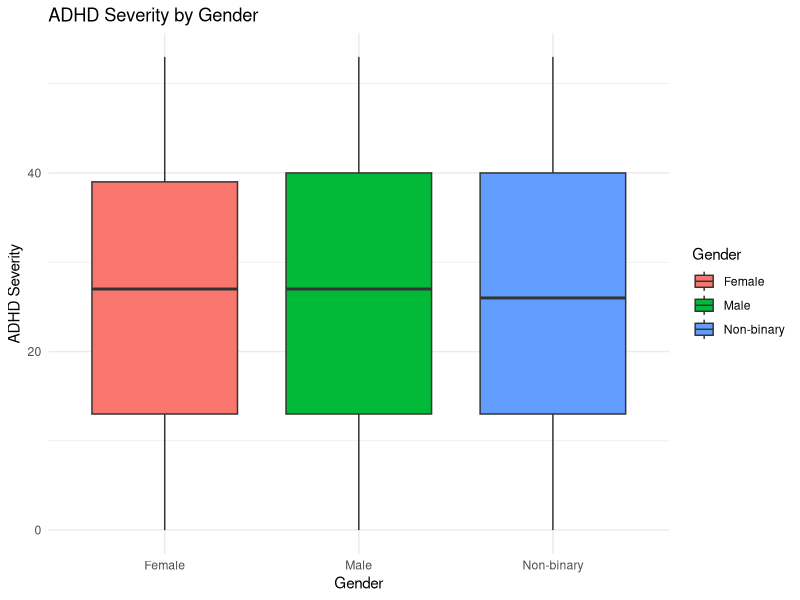
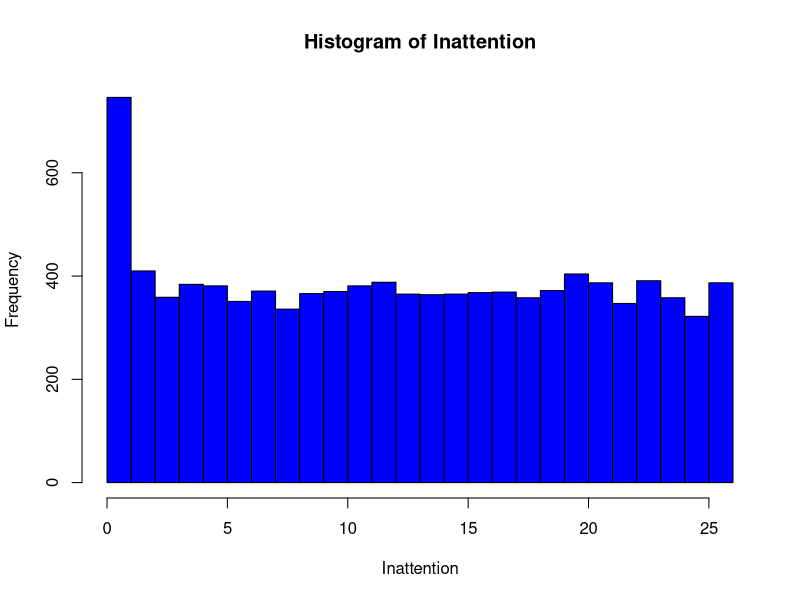
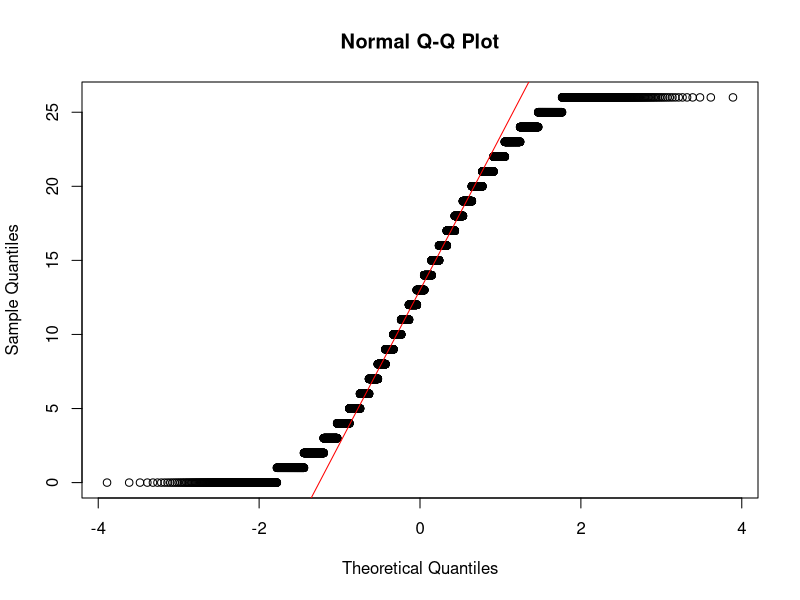
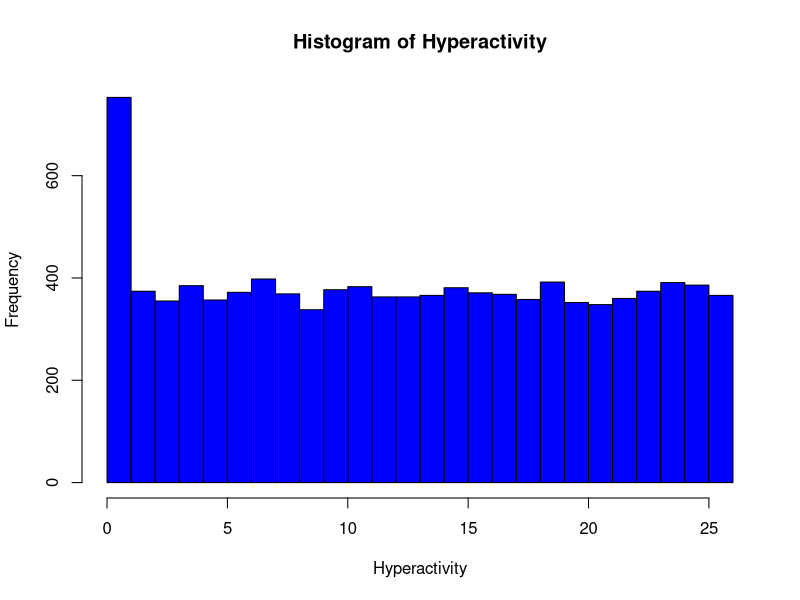
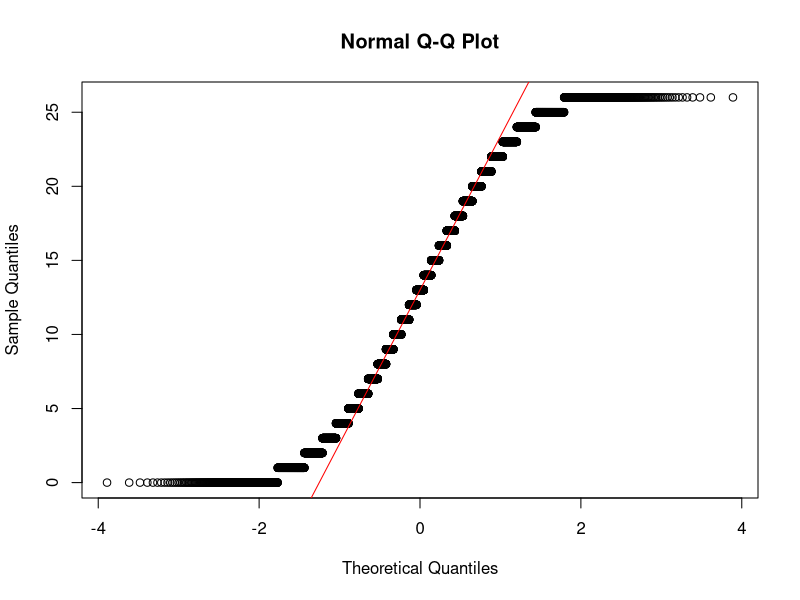
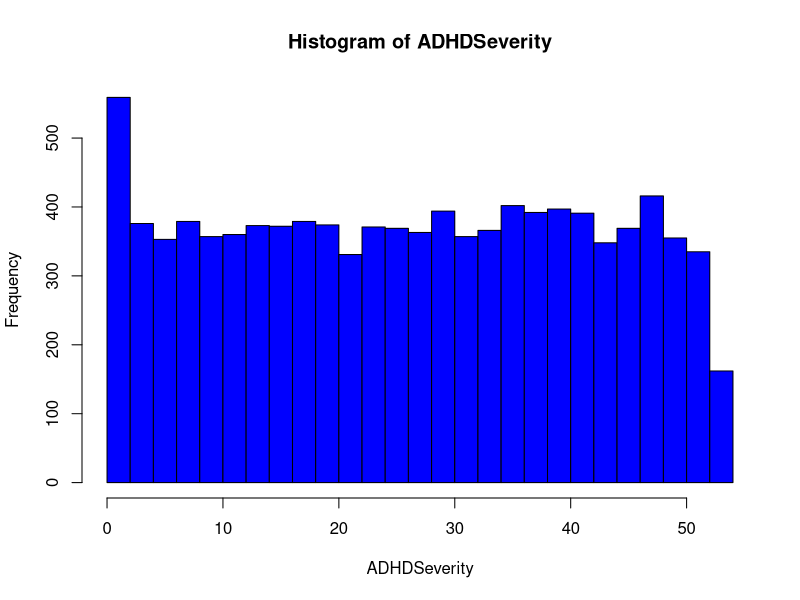
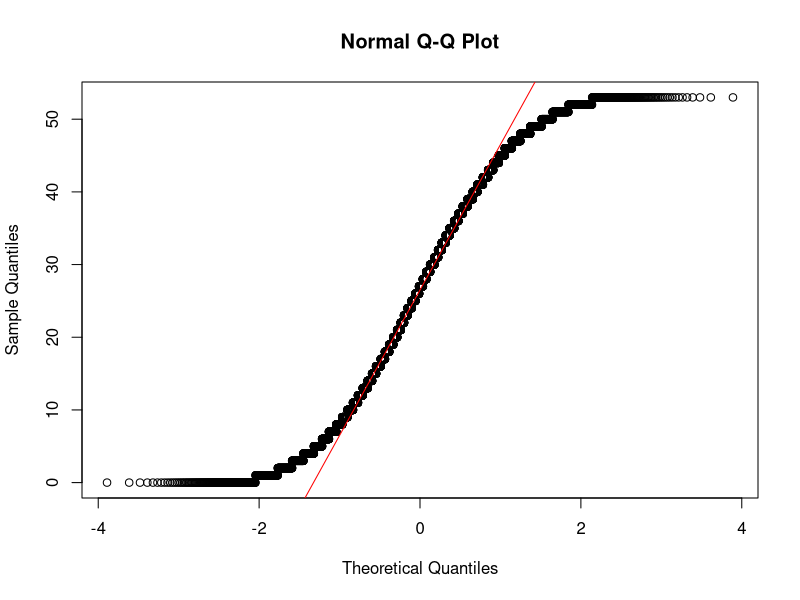
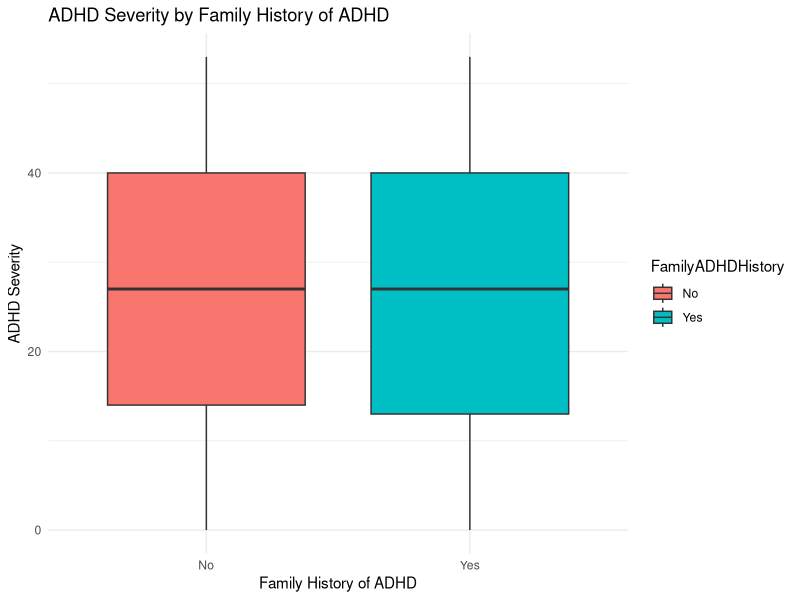

The R source for these figures, in order:
## ---- chunk 1
knitr::opts_chunk$set(cache = TRUE, autodep = TRUE, cache.comments = TRUE)
## ---- chunk 2
library(tidyverse)
library(dplyr)
library(ggplot2)
library(car)
library(stats) 
## ---- chunk 3
getwd()
data = read.csv("data2.csv")
data <- data %>%
  rename(
    ParticipantID = Participant_ID,
    Age = Age,
    Gender = Gender,
    Inattention = Inattention_Score,
    Hyperactivity = Hyperactivity_Score,
    ADHDSeverity = Overall_ADHD_Severity,
    ComorbidConditions = Comorbid_Conditions,
    FamilyADHDHistory = Family_ADHD_History,
    FamilyMembersADHD = Family_Members_with_ADHD,
    IQScore = IQ_Score,
    WorkingMemory = Working_Memory_Score,
    ExecutiveFunctioning = Executive_Functioning_Score,
    MedicationType = Medication_Type,
    MedicationDuration = Medication_Duration_Years,
    TherapyHistory = Behavioral_Therapy_History,
    Ethnicity = Ethnicity,
    EducationLevel = Education_Level,
    Region = Geographic_Region,
    LanguagesAtHome = Languages_Spoken_at_Home,
    MaternalSmoking = Maternal_Smoking_During_Pregnancy,
    AlcoholUse = Alcohol_Use_During_Pregnancy,
    DrugUse = Drug_Use_During_Pregnancy,
    MaternalStress = Maternal_Stress_Levels,
    BirthWeight = Birth_Weight_kg,
    GestationalAge = Gestational_Age_Weeks,
    ChildhoodIllnesses = Early_Childhood_Illnesses,
    FamilyIncome = Family_Income_Level,
    ParentalEducation = Parental_Education_Level,
    ParentalOccupation = Parental_Occupation,
    ParentingStyle = Parenting_Style,
    ParentalInvolvement = Parental_Involvement_in_Education,
    DomesticViolence = Domestic_Violence_History,
    MaritalStatus = Marital_Status_of_Parents,
    NumSiblings = Number_of_Siblings,
    SchoolType = School_Type,
    TeacherRating = Teacher_Rating_of_Behavior,
    SocialSkills = Social_Skills_Assessment
  )

# Verify the new column names
colnames(data)
data
## ---- chunk 4

data$Gender <- as.factor(data$Gender)

data %>%
  group_by(Gender) %>%
  summarise(
    Mean_Inattention = mean(Inattention, na.rm = TRUE),
    Mean_Hyperactivity = mean(Hyperactivity, na.rm = TRUE),
    Mean_ADHDSeverity = mean(ADHDSeverity, na.rm = TRUE)
  )

ggplot(data, aes(x = Gender, y = ADHDSeverity, fill = Gender)) +
  geom_boxplot() +
  labs(title = "ADHD Severity by Gender",
       x = "Gender",
       y = "ADHD Severity") +
  theme_minimal()

# Check assumptions for ANOVA
# 1. Test for normality using Shapiro-Wilk test
ks.test(data$Inattention, "pnorm", mean = mean(data$Inattention, na.rm = TRUE), sd = sd(data$Inattention, na.rm = TRUE))
ks.test(data$Hyperactivity, "pnorm", mean = mean(data$Hyperactivity, na.rm = TRUE), sd = sd(data$Hyperactivity, na.rm = TRUE))
ks.test(data$ADHDSeverity, "pnorm", mean = mean(data$ADHDSeverity, na.rm = TRUE), sd = sd(data$ADHDSeverity, na.rm = TRUE))

# Visualize distributions
hist(data$Inattention, breaks = 30, main = "Histogram of Inattention", xlab = "Inattention", col = "blue")
qqnorm(data$Inattention)
qqline(data$Inattention, col = "red")

hist(data$Hyperactivity, breaks = 30, main = "Histogram of Hyperactivity", xlab = "Hyperactivity", col = "blue")
qqnorm(data$Hyperactivity)
qqline(data$Hyperactivity, col = "red")

hist(data$ADHDSeverity, breaks = 30, main = "Histogram of ADHDSeverity", xlab = "ADHDSeverity", col = "blue")
qqnorm(data$ADHDSeverity)
qqline(data$ADHDSeverity, col = "red")
## ---- chunk 5
# Kruskal-Wallis test for ADHD Severity measures
kruskal_inattention <- kruskal.test(Inattention ~ Gender, data = data)
kruskal_hyperactivity <- kruskal.test(Hyperactivity ~ Gender, data = data)
kruskal_overall <- kruskal.test(ADHDSeverity ~ Gender, data = data)

# Display results
kruskal_inattention
kruskal_hyperactivity
kruskal_overall
## ---- chunk 6
data$FamilyADHDHistory <- as.factor(data$FamilyADHDHistory)
data %>%
  group_by(FamilyADHDHistory) %>%
  summarise(
    Mean_ADHDSeverity = mean(ADHDSeverity, na.rm = TRUE),
    Median_ADHDSeverity = median(ADHDSeverity, na.rm = TRUE),
    Count = n()
  )

ggplot(data, aes(x = FamilyADHDHistory, y = ADHDSeverity, fill = FamilyADHDHistory)) +
  geom_boxplot() +
  labs(
    title = "ADHD Severity by Family History of ADHD",
    x = "Family History of ADHD",
    y = "ADHD Severity"
  ) +
  theme_minimal()

wilcox_test <- wilcox.test(
  ADHDSeverity ~ FamilyADHDHistory,
  data = data,
  exact = FALSE # Use exact=FALSE for large datasets
)

wilcox_test
## ---- chunk 7
data$ParentingStyle <- as.factor(data$ParentingStyle)

# Summary statistics by ParentingStyle
data %>%
  group_by(ParentingStyle) %>%
  summarise(
    Mean_ADHDSeverity = mean(ADHDSeverity, na.rm = TRUE),
    Median_ADHDSeverity = median(ADHDSeverity, na.rm = TRUE),
    Count = n()
  )

# Visualize ADHD severity by ParentingStyle
ggplot(data, aes(x = ParentingStyle, y = ADHDSeverity, fill = ParentingStyle)) +
  geom_boxplot() +
  labs(
    title = "ADHD Severity by Parenting Style",
    x = "Parenting Style",
    y = "ADHD Severity"
  ) +
  theme_minimal()

# Kruskal-Wallis test for ADHDSeverity by ParentingStyle
kruskal_test <- kruskal.test(ADHDSeverity ~ ParentingStyle, data = data)

# Display Kruskal-Wallis test results
kruskal_test

if (kruskal_test$p.value < 0.05) {
  dunn_test <- dunnTest(ADHDSeverity ~ ParentingStyle, data = data, method = "bonferroni")
  dunn_test
}
## ---- chunk 8
data$ParentalInvolvement <- factor(data$ParentalInvolvement, levels = c("Low", "Moderate", "High"))

# Summary statistics for ADHD severity by parental involvement
data %>%
  group_by(ParentalInvolvement) %>%
  summarise(
    Mean_ADHDSeverity = mean(ADHDSeverity, na.rm = TRUE),
    Median_ADHDSeverity = median(ADHDSeverity, na.rm = TRUE),
    Count = n()
  )

# Visualize ADHD severity by parental involvement
ggplot(data, aes(x = ParentalInvolvement, y = ADHDSeverity, fill = ParentalInvolvement)) +
  geom_boxplot() +
  labs(
    title = "ADHD Severity by Parental Involvement",
    x = "Parental Involvement",
    y = "ADHD Severity"
  ) +
  theme_minimal()

# Kruskal-Wallis test for ADHDSeverity by ParentalInvolvement
kruskal_test <- kruskal.test(ADHDSeverity ~ ParentalInvolvement, data = data)

# Display Kruskal-Wallis test results
kruskal_test

# Post-hoc Dunn's test if Kruskal-Wallis is significant
if (kruskal_test$p.value < 0.05) {
  dunn_test <- dunnTest(ADHDSeverity ~ ParentalInvolvement, data = data, method = "bonferroni")
  dunn_test
}

# Spearman rank correlation for ordinal parental involvement
spearman_corr <- cor.test(
  as.numeric(data$ParentalInvolvement),
  data$ADHDSeverity,
  method = "spearman"
)

# Display Spearman correlation results
spearman_corr
## ---- chunk 9
data$ComorbidConditions <- as.factor(data$ComorbidConditions)

# Summary statistics for ADHD severity by comorbid conditions
data %>%
  group_by(ComorbidConditions) %>%
  summarise(
    Mean_ADHDSeverity = mean(ADHDSeverity, na.rm = TRUE),
    Median_ADHDSeverity = median(ADHDSeverity, na.rm = TRUE),
    Count = n()
  )

# Visualize ADHD severity by comorbid conditions
ggplot(data, aes(x = ComorbidConditions, y = ADHDSeverity, fill = ComorbidConditions)) +
  geom_boxplot() +
  labs(
    title = "ADHD Severity by Comorbid Conditions",
    x = "Comorbid Conditions",
    y = "ADHD Severity"
  ) +
  theme_minimal() +
  theme(axis.text.x = element_text(angle = 45, hjust = 1))

# Kruskal-Wallis test for ADHDSeverity by ComorbidConditions
kruskal_test <- kruskal.test(ADHDSeverity ~ ComorbidConditions, data = data)

# Display Kruskal-Wallis test results
kruskal_test

# Post-hoc Dunn's test if Kruskal-Wallis is significant
if (kruskal_test$p.value < 0.05) {
  dunn_test <- dunnTest(ADHDSeverity ~ ComorbidConditions, data = data, method = "bonferroni")
  dunn_test
}

## ---- chunk 10
spearman_corr <- cor.test(
  data$IQScore,
  data$ADHDSeverity,
  method = "spearman"
)

# Display Spearman correlation results
spearman_corr

# Fit a linear regression model
lm_model <- lm(ADHDSeverity ~ IQScore, data = data)

# Display linear regression summary
summary(lm_model)

# Visualize the relationship with a scatter plot and regression line
ggplot(data, aes(x = IQScore, y = ADHDSeverity)) +
  geom_point(alpha = 0.6, color = "blue") +
  geom_smooth(method = "lm", se = TRUE, color = "red") +
  labs(
    title = "Relationship Between IQ Score and ADHD Severity",
    x = "IQ Score",
    y = "ADHD Severity"
  ) +
  theme_minimal()
## ---- chunk 11
data$DomesticViolence <- as.factor(data$DomesticViolence)

# Summary statistics for ADHD severity by domestic violence history
data %>%
  group_by(DomesticViolence) %>%
  summarise(
    Mean_ADHDSeverity = mean(ADHDSeverity, na.rm = TRUE),
    Median_ADHDSeverity = median(ADHDSeverity, na.rm = TRUE),
    Count = n()
  )

# Visualize ADHD severity by domestic violence history
ggplot(data, aes(x = DomesticViolence, y = ADHDSeverity, fill = DomesticViolence)) +
  geom_boxplot() +
  labs(
    title = "ADHD Severity by Domestic Violence History",
    x = "Domestic Violence History",
    y = "ADHD Severity"
  ) +
  theme_minimal()

# Wilcoxon rank-sum test (Mann-Whitney U Test) for ADHDSeverity
wilcox_test_dv <- wilcox.test(
  ADHDSeverity ~ DomesticViolence,
  data = data,
  exact = FALSE
)

# Display Wilcoxon test results
wilcox_test_dv
## ---- chunk 12
# Ensure SchoolType is a factor
data$SchoolType <- as.factor(data$SchoolType)

# Summary statistics for teacher ratings by school type
data %>%
  group_by(SchoolType) %>%
  summarise(
    Mean_TeacherRating = mean(TeacherRating, na.rm = TRUE),
    Median_TeacherRating = median(TeacherRating, na.rm = TRUE),
    Count = n()
  )

# Visualize teacher ratings by school type
ggplot(data, aes(x = SchoolType, y = TeacherRating, fill = SchoolType)) +
  geom_boxplot() +
  labs(
    title = "Teacher Ratings by School Type",
    x = "School Type",
    y = "Teacher Rating"
  ) +
  theme_minimal()

# Wilcoxon rank-sum test (Mann-Whitney U Test) for TeacherRating
wilcox_test_school <- wilcox.test(
  TeacherRating ~ SchoolType,
  data = data,
  exact = FALSE
)

# Display Wilcoxon test results
wilcox_test_school

## ---- chunk 13
# Spearman's rank correlation for NumSiblings and ADHDSeverity
spearman_corr_adhd <- cor.test(
  data$NumSiblings,
  data$ADHDSeverity,
  method = "spearman"
)

# Spearman's rank correlation for NumSiblings and SocialSkills
spearman_corr_social <- cor.test(
  data$NumSiblings,
  data$SocialSkills,
  method = "spearman"
)

# Display Spearman correlation results
spearman_corr_adhd
spearman_corr_social

# Linear regression for NumSiblings predicting ADHDSeverity
lm_adhd <- lm(ADHDSeverity ~ NumSiblings, data = data)
summary(lm_adhd)

# Linear regression for NumSiblings predicting SocialSkills
lm_social <- lm(SocialSkills ~ NumSiblings, data = data)
summary(lm_social)

# Visualization: NumSiblings vs ADHDSeverity
ggplot(data, aes(x = NumSiblings, y = ADHDSeverity)) +
  geom_point(alpha = 0.6, color = "blue") +
  geom_smooth(method = "lm", se = TRUE, color = "red") +
  labs(
    title = "Relationship Between Number of Siblings and ADHD Severity",
    x = "Number of Siblings",
    y = "ADHD Severity"
  ) +
  theme_minimal()

# Visualization: NumSiblings vs SocialSkills
ggplot(data, aes(x = NumSiblings, y = SocialSkills)) +
  geom_point(alpha = 0.6, color = "green") +
  geom_smooth(method = "lm", se = TRUE, color = "red") +
  labs(
    title = "Relationship Between Number of Siblings and Social Skills",
    x = "Number of Siblings",
    y = "Social Skills"
  ) +
  theme_minimal()

